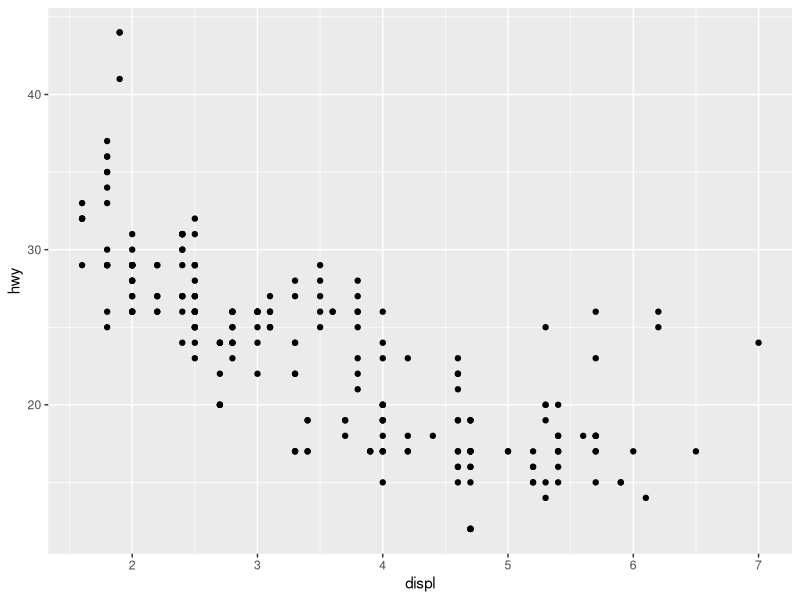
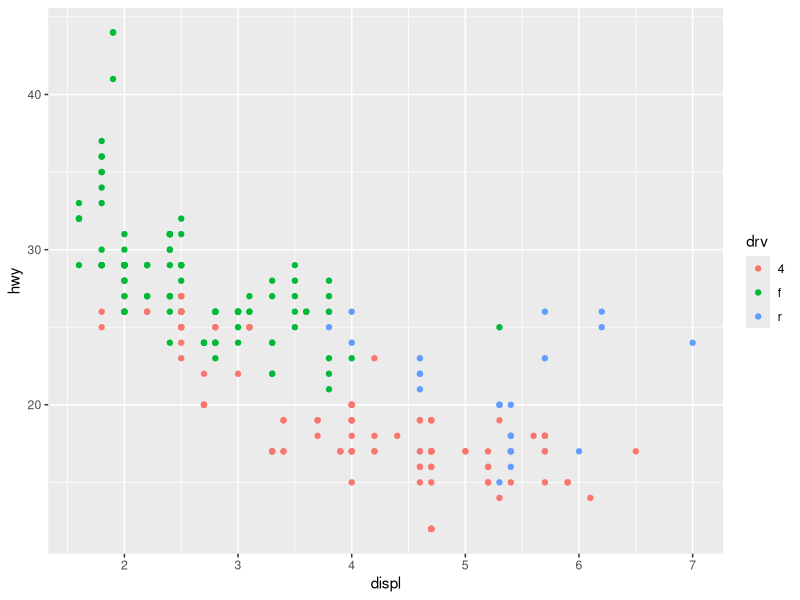
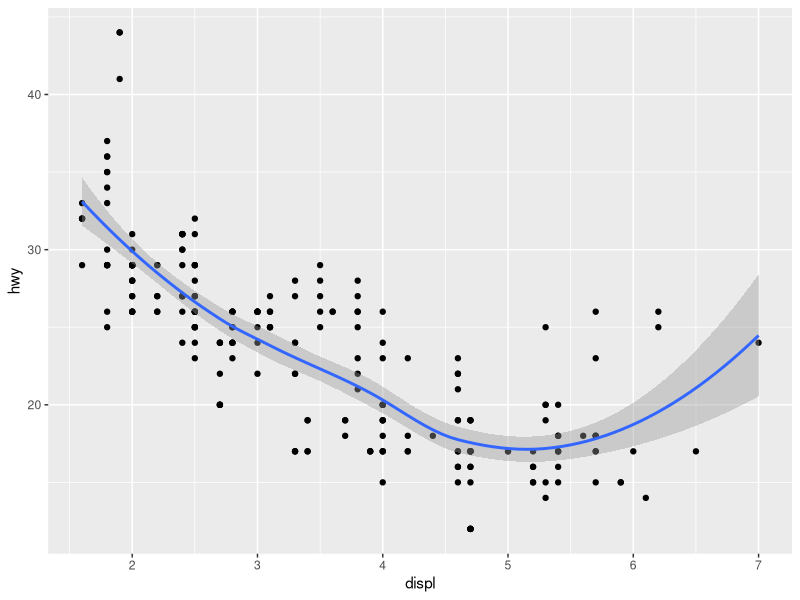
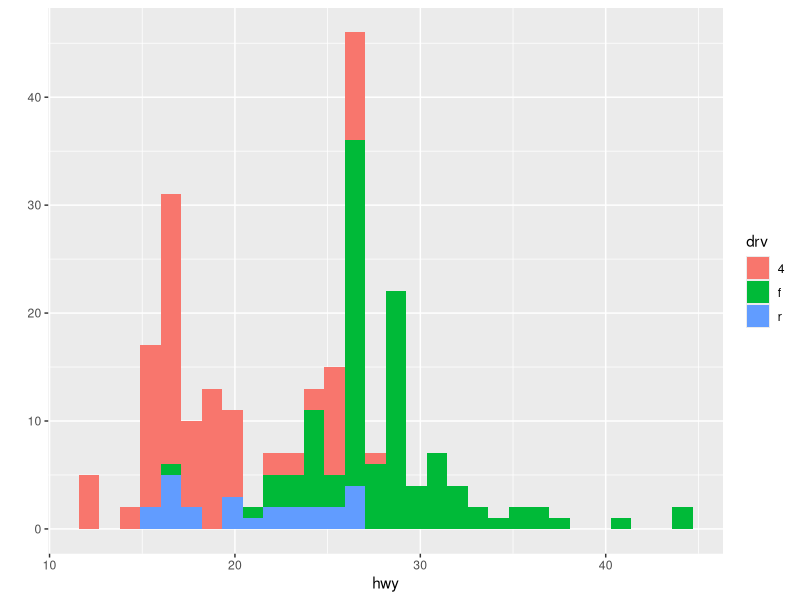
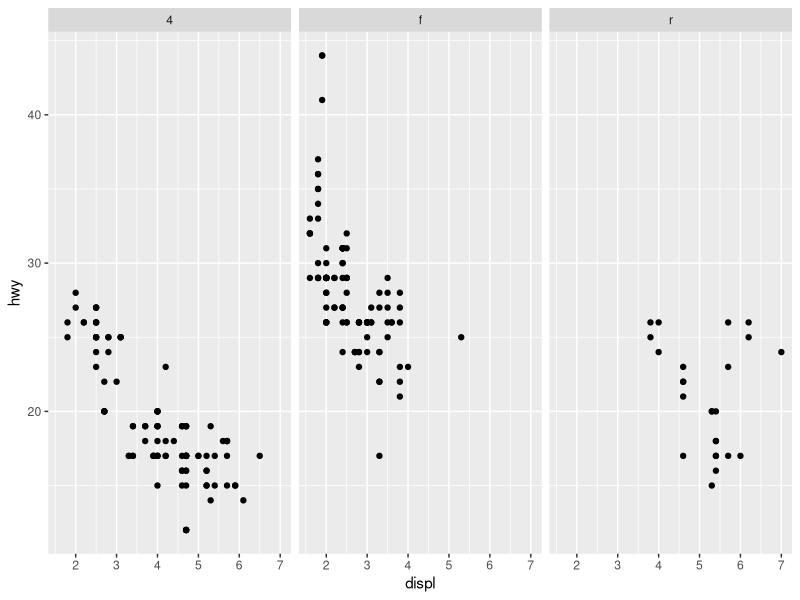
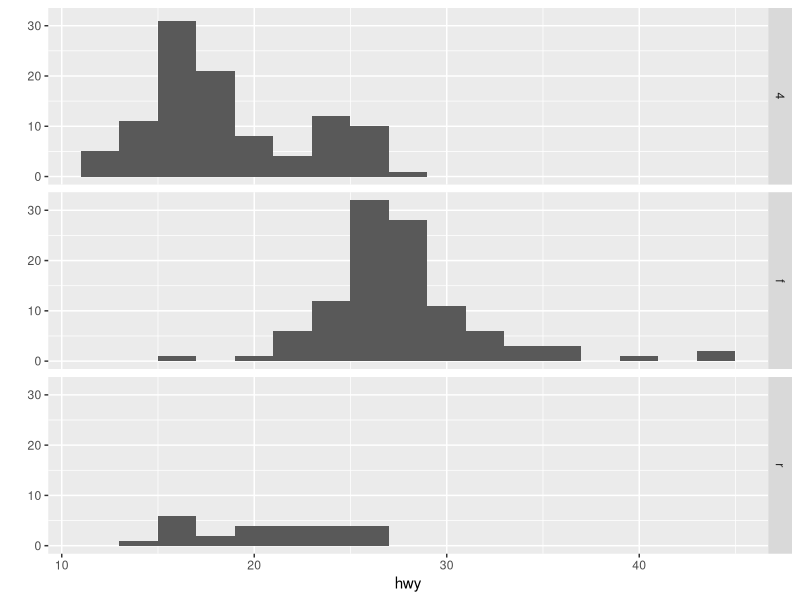
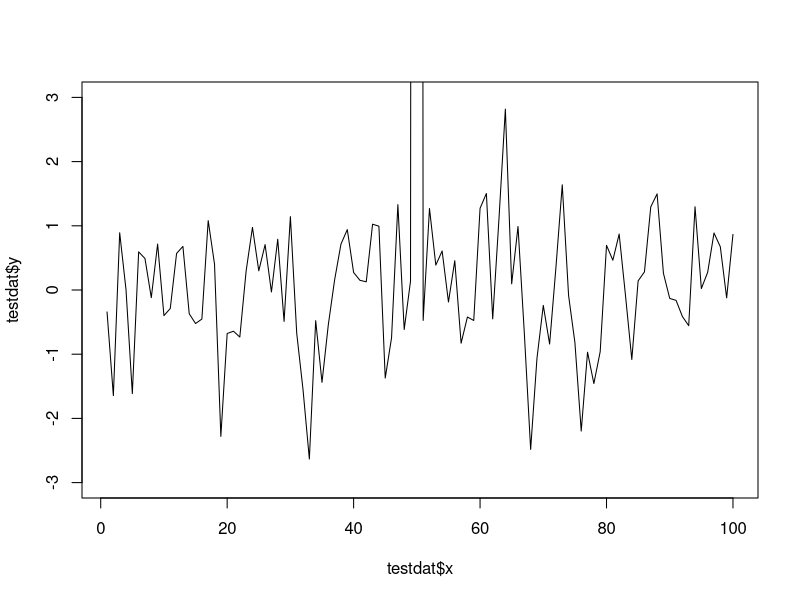
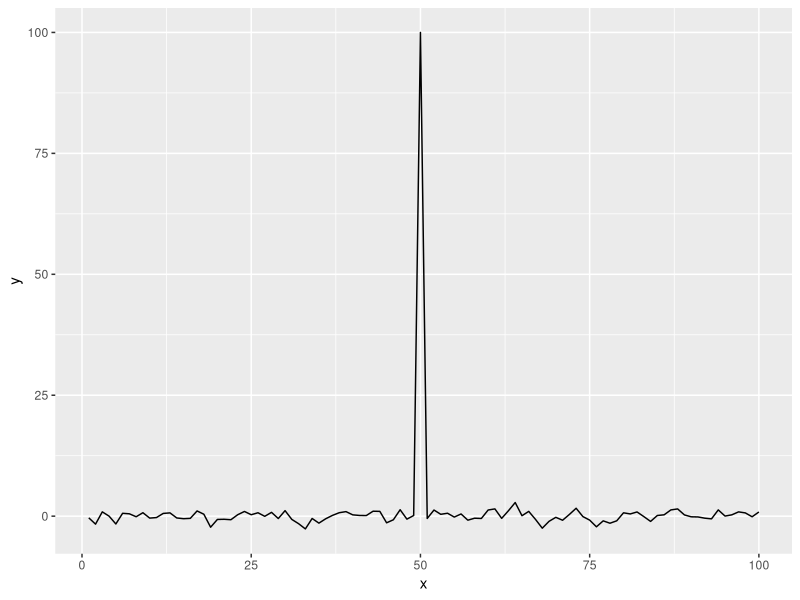

Here is the R script that generated these plots, in order:
library(ggplot2)
str(mpg)
qplot(displ, hwy, data=mpg)
qplot(displ, hwy, data=mpg, color=drv)
qplot(displ, hwy, data=mpg, geom=c("point", "smooth"))
qplot(hwy, data=mpg, fill=drv)
qplot(displ, hwy, data=mpg, facets=.~drv)
qplot(hwy, data=mpg, facets=drv~., binwidth=2)
testdat <- data.frame(x=1:100, y=rnorm(100))
testdat[50,2] <- 100
plot(testdat$x, testdat$y, type='l', ylim=c(-3,3))
g <- ggplot(testdat, aes(x=x, y=y))
g+geom_line()
g+geom_line() + ylim(-3,3)
g+geom_line() + coord_cartesian(ylim=c(-3,3))
library(nlme)
library(lattice)
xyplot(weight ~ Time | Diet, BodyWeight)
library(lattice)
library(datasets)
data(airquality)
p <- xyplot(Ozone ~ Wind | factor(Month), data = airquality)
qplot(Ozone, Wind, data = airquality)+geom_smooth()
